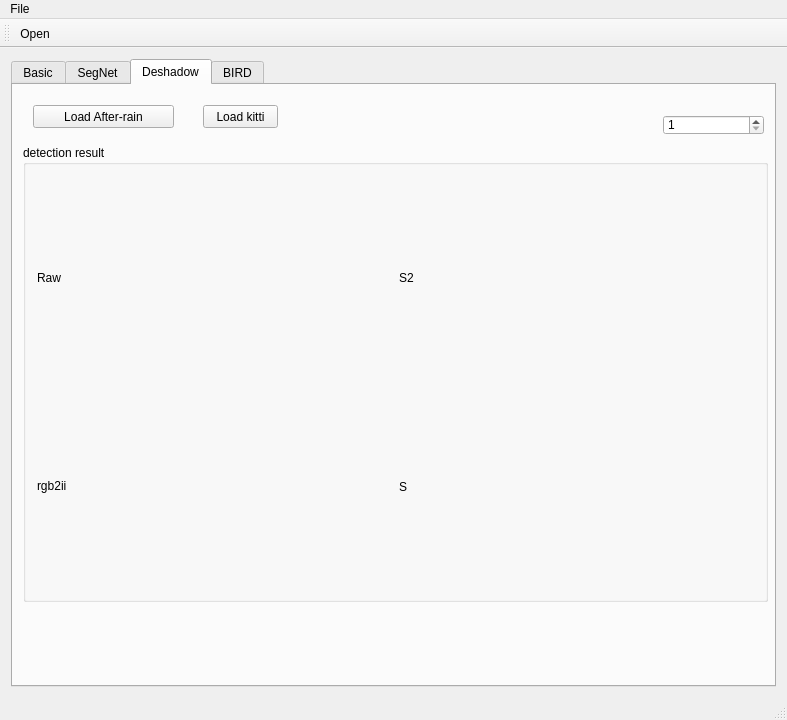
<?xml version="1.0" encoding="UTF-8"?>
<ui version="4.0">
 <class>MainWindow</class>
 <widget class="QMainWindow" name="MainWindow">
  <property name="geometry">
   <rect>
    <x>0</x>
    <y>0</y>
    <width>787</width>
    <height>639</height>
   </rect>
  </property>
  <property name="windowTitle">
   <string>MainWindow</string>
  </property>
  <widget class="QWidget" name="centralWidget">
   <layout class="QGridLayout" name="gridLayout_6">
    <item row="0" column="1">
     <widget class="QTabWidget" name="tabWidget">
      <property name="currentIndex">
       <number>2</number>
      </property>
      <widget class="QWidget" name="tab">
       <attribute name="title">
        <string>Basic</string>
       </attribute>
       <layout class="QGridLayout" name="gridLayout_16">
        <item row="0" column="0">
         <widget class="QGroupBox" name="groupBox_3">
          <property name="sizePolicy">
           <sizepolicy hsizetype="Fixed" vsizetype="Fixed">
            <horstretch>0</horstretch>
            <verstretch>0</verstretch>
           </sizepolicy>
          </property>
          <property name="title">
           <string>Original</string>
          </property>
          <layout class="QGridLayout" name="gridLayout_4">
           <item row="1" column="0">
            <widget class="QLabel" name="label_histogram">
             <property name="sizePolicy">
              <sizepolicy hsizetype="Fixed" vsizetype="Fixed">
               <horstretch>0</horstretch>
               <verstretch>0</verstretch>
              </sizepolicy>
             </property>
             <property name="minimumSize">
              <size>
               <width>100</width>
               <height>100</height>
              </size>
             </property>
             <property name="maximumSize">
              <size>
               <width>100</width>
               <height>100</height>
              </size>
             </property>
             <property name="text">
              <string>Histogram</string>
             </property>
            </widget>
           </item>
           <item row="0" column="0">
            <widget class="QLabel" name="label_img">
             <property name="sizePolicy">
              <sizepolicy hsizetype="Preferred" vsizetype="Preferred">
               <horstretch>0</horstretch>
               <verstretch>0</verstretch>
              </sizepolicy>
             </property>
             <property name="minimumSize">
              <size>
               <width>100</width>
               <height>100</height>
              </size>
             </property>
             <property name="maximumSize">
              <size>
               <width>100</width>
               <height>100</height>
              </size>
             </property>
             <property name="text">
              <string>Image</string>
             </property>
            </widget>
           </item>
           <item row="3" column="0">
            <widget class="QGroupBox" name="groupBox_8">
             <property name="title">
              <string>Image</string>
             </property>
             <layout class="QGridLayout" name="gridLayout_7">
              <item row="1" column="0">
               <widget class="QPushButton" name="pushButton_display">
                <property name="text">
                 <string>Display</string>
                </property>
               </widget>
              </item>
              <item row="0" column="0">
               <widget class="QPushButton" name="pushButton_apply">
                <property name="text">
                 <string>Apply</string>
                </property>
               </widget>
              </item>
              <item row="2" column="0">
               <widget class="QPushButton" name="pushButton_resume">
                <property name="text">
                 <string>Resume</string>
                </property>
               </widget>
              </item>
             </layout>
            </widget>
           </item>
           <item row="8" column="0">
            <widget class="QGroupBox" name="groupBox_7">
             <property name="title">
              <string>Output</string>
             </property>
             <layout class="QFormLayout" name="formLayout_2">
              <item row="0" column="0">
               <widget class="QPushButton" name="pushButton_2inch">
                <property name="text">
                 <string>2-inch</string>
                </property>
               </widget>
              </item>
             </layout>
            </widget>
           </item>
           <item row="9" column="0">
            <widget class="QGroupBox" name="groupBox_ROI">
             <property name="title">
              <string>ROI</string>
             </property>
             <layout class="QGridLayout" name="gridLayout_15">
              <item row="0" column="0">
               <widget class="QRadioButton" name="radioButton_whole">
                <property name="text">
                 <string>Whole</string>
                </property>
                <property name="checked">
                 <bool>true</bool>
                </property>
               </widget>
              </item>
              <item row="1" column="0">
               <widget class="QRadioButton" name="radioButton_downHalf">
                <property name="text">
                 <string>Down half</string>
                </property>
               </widget>
              </item>
              <item row="2" column="0">
               <widget class="QRadioButton" name="radioButton_3">
                <property name="text">
                 <string>DIY</string>
                </property>
               </widget>
              </item>
             </layout>
            </widget>
           </item>
          </layout>
         </widget>
        </item>
        <item row="0" column="1">
         <widget class="QLabel" name="label_imgProc">
          <property name="text">
           <string>ImageProcessed                                           </string>
          </property>
         </widget>
        </item>
        <item row="0" column="2">
         <widget class="QGroupBox" name="groupBox_10">
          <property name="title">
           <string>Process</string>
          </property>
          <layout class="QGridLayout" name="gridLayout_13">
           <item row="0" column="0">
            <widget class="QToolBox" name="toolBox">
             <property name="sizePolicy">
              <sizepolicy hsizetype="Fixed" vsizetype="Preferred">
               <horstretch>0</horstretch>
               <verstretch>0</verstretch>
              </sizepolicy>
             </property>
             <property name="minimumSize">
              <size>
               <width>250</width>
               <height>0</height>
              </size>
             </property>
             <property name="maximumSize">
              <size>
               <width>250</width>
               <height>16777215</height>
              </size>
             </property>
             <property name="currentIndex">
              <number>0</number>
             </property>
             <widget class="QWidget" name="page_3">
              <property name="geometry">
               <rect>
                <x>0</x>
                <y>0</y>
                <width>205</width>
                <height>282</height>
               </rect>
              </property>
              <attribute name="label">
               <string>Basic</string>
              </attribute>
              <layout class="QGridLayout" name="gridLayout_9">
               <item row="0" column="0">
                <widget class="QGroupBox" name="groupBox">
                 <property name="title">
                  <string>Basic</string>
                 </property>
                 <layout class="QGridLayout" name="gridLayout_2">
                  <item row="1" column="1">
                   <widget class="QPushButton" name="pushButton_upsideDown">
                    <property name="text">
                     <string>Upside Down</string>
                    </property>
                   </widget>
                  </item>
                  <item row="2" column="1">
                   <widget class="QPushButton" name="pushButton_reduceColor">
                    <property name="text">
                     <string>Reduce Color</string>
                    </property>
                   </widget>
                  </item>
                  <item row="1" column="0">
                   <widget class="QPushButton" name="pushButton_flip">
                    <property name="text">
                     <string>Flip</string>
                    </property>
                   </widget>
                  </item>
                  <item row="2" column="0">
                   <widget class="QPushButton" name="pushButton_salt">
                    <property name="text">
                     <string>Salt</string>
                    </property>
                   </widget>
                  </item>
                  <item row="0" column="0">
                   <widget class="QPushButton" name="pushButton_gray">
                    <property name="text">
                     <string>Gray</string>
                    </property>
                   </widget>
                  </item>
                 </layout>
                </widget>
               </item>
               <item row="1" column="0">
                <widget class="QGroupBox" name="groupBox_2">
                 <property name="title">
                  <string>For Gray image</string>
                 </property>
                 <layout class="QGridLayout" name="gridLayout">
                  <item row="0" column="0" colspan="2">
                   <widget class="QPushButton" name="pushButton_sharpen">
                    <property name="text">
                     <string>Sharpen</string>
                    </property>
                   </widget>
                  </item>
                  <item row="0" column="2" colspan="2">
                   <widget class="QPushButton" name="pushButton_sharpen2D">
                    <property name="text">
                     <string>Sharpen2D</string>
                    </property>
                   </widget>
                  </item>
                 </layout>
                </widget>
               </item>
               <item row="2" column="0">
                <widget class="QGroupBox" name="groupBox_4">
                 <property name="title">
                  <string>Filtering</string>
                 </property>
                 <layout class="QGridLayout" name="gridLayout_12">
                  <item row="0" column="0">
                   <widget class="QPushButton" name="pushButton_gaussianBlur">
                    <property name="text">
                     <string>Gaussian Blur</string>
                    </property>
                   </widget>
                  </item>
                  <item row="1" column="0">
                   <widget class="QPushButton" name="pushButton_medianBlur">
                    <property name="text">
                     <string>Median Blur</string>
                    </property>
                   </widget>
                  </item>
                  <item row="0" column="1" rowspan="2">
                   <widget class="QPushButton" name="pushButton_blur">
                    <property name="text">
                     <string>Blur</string>
                    </property>
                   </widget>
                  </item>
                 </layout>
                </widget>
               </item>
              </layout>
             </widget>
             <widget class="QWidget" name="page">
              <property name="geometry">
               <rect>
                <x>0</x>
                <y>0</y>
                <width>147</width>
                <height>119</height>
               </rect>
              </property>
              <attribute name="label">
               <string>Histogram</string>
              </attribute>
              <layout class="QGridLayout" name="gridLayout_14">
               <item row="0" column="0">
                <widget class="QLabel" name="label_2">
                 <property name="text">
                  <string>thresh</string>
                 </property>
                </widget>
               </item>
               <item row="0" column="2">
                <widget class="QDoubleSpinBox" name="doubleSpinBox_thresh">
                 <property name="maximum">
                  <double>255.000000000000000</double>
                 </property>
                 <property name="value">
                  <double>128.000000000000000</double>
                 </property>
                </widget>
               </item>
               <item row="1" column="2">
                <widget class="QDoubleSpinBox" name="doubleSpinBox_maxval">
                 <property name="maximum">
                  <double>255.000000000000000</double>
                 </property>
                 <property name="value">
                  <double>255.000000000000000</double>
                 </property>
                </widget>
               </item>
               <item row="1" column="0">
                <widget class="QLabel" name="label_3">
                 <property name="text">
                  <string>maxval</string>
                 </property>
                </widget>
               </item>
               <item row="2" column="2">
                <widget class="QComboBox" name="comboBox_threshType">
                 <item>
                  <property name="text">
                   <string>BINARY</string>
                  </property>
                 </item>
                 <item>
                  <property name="text">
                   <string>BINARY_INV</string>
                  </property>
                 </item>
                 <item>
                  <property name="text">
                   <string>TRUNC</string>
                  </property>
                 </item>
                 <item>
                  <property name="text">
                   <string>TOZERO</string>
                  </property>
                 </item>
                 <item>
                  <property name="text">
                   <string>TOZERO_INV</string>
                  </property>
                 </item>
                </widget>
               </item>
               <item row="2" column="0">
                <widget class="QLabel" name="label_4">
                 <property name="text">
                  <string>type</string>
                 </property>
                </widget>
               </item>
               <item row="3" column="2">
                <widget class="QPushButton" name="pushButton_threshold">
                 <property name="text">
                  <string>Threshold</string>
                 </property>
                </widget>
               </item>
              </layout>
             </widget>
             <widget class="QWidget" name="page_4">
              <property name="geometry">
               <rect>
                <x>0</x>
                <y>0</y>
                <width>190</width>
                <height>241</height>
               </rect>
              </property>
              <attribute name="label">
               <string>Gray2binary</string>
              </attribute>
              <layout class="QGridLayout" name="gridLayout_10">
               <item row="0" column="0">
                <widget class="QGroupBox" name="groupBox_9">
                 <property name="title">
                  <string>SLT</string>
                 </property>
                 <layout class="QGridLayout" name="gridLayout_5">
                  <item row="1" column="0">
                   <widget class="QLabel" name="label">
                    <property name="text">
                     <string>Range</string>
                    </property>
                   </widget>
                  </item>
                  <item row="2" column="1">
                   <widget class="QPushButton" name="pushButton_slt">
                    <property name="text">
                     <string>SLT</string>
                    </property>
                   </widget>
                  </item>
                  <item row="0" column="0">
                   <widget class="QSpinBox" name="spinBox_sltTh">
                    <property name="maximum">
                     <number>255</number>
                    </property>
                    <property name="value">
                     <number>125</number>
                    </property>
                   </widget>
                  </item>
                  <item row="1" column="1">
                   <widget class="QSpinBox" name="spinBox_sltRange">
                    <property name="minimum">
                     <number>1</number>
                    </property>
                    <property name="value">
                     <number>10</number>
                    </property>
                   </widget>
                  </item>
                  <item row="2" column="0">
                   <widget class="QCheckBox" name="checkBox_extendedSlt">
                    <property name="text">
                     <string>Extended</string>
                    </property>
                   </widget>
                  </item>
                 </layout>
                </widget>
               </item>
               <item row="1" column="0">
                <widget class="QGroupBox" name="groupBox_6">
                 <property name="title">
                  <string>Binaryzation</string>
                 </property>
                 <layout class="QGridLayout" name="gridLayout_3">
                  <item row="1" column="1">
                   <widget class="QDoubleSpinBox" name="doubleSpinBox_threshold1">
                    <property name="maximum">
                     <double>1000.000000000000000</double>
                    </property>
                    <property name="value">
                     <double>125.000000000000000</double>
                    </property>
                   </widget>
                  </item>
                  <item row="1" column="2">
                   <widget class="QDoubleSpinBox" name="doubleSpinBox_threshold2">
                    <property name="maximum">
                     <double>1000.000000000000000</double>
                    </property>
                    <property name="value">
                     <double>350.000000000000000</double>
                    </property>
                   </widget>
                  </item>
                  <item row="3" column="1">
                   <widget class="QDoubleSpinBox" name="doubleSpinBox_sobelThreshold">
                    <property name="maximum">
                     <double>1000.000000000000000</double>
                    </property>
                    <property name="value">
                     <double>125.000000000000000</double>
                    </property>
                   </widget>
                  </item>
                  <item row="2" column="2">
                   <widget class="QPushButton" name="pushButton_canny">
                    <property name="text">
                     <string>Canny</string>
                    </property>
                   </widget>
                  </item>
                  <item row="3" column="2">
                   <widget class="QPushButton" name="pushButton_sobel">
                    <property name="text">
                     <string>Sobel</string>
                    </property>
                   </widget>
                  </item>
                 </layout>
                </widget>
               </item>
              </layout>
             </widget>
             <widget class="QWidget" name="page_5">
              <property name="geometry">
               <rect>
                <x>0</x>
                <y>0</y>
                <width>139</width>
                <height>172</height>
               </rect>
              </property>
              <attribute name="label">
               <string>Binary</string>
              </attribute>
              <layout class="QGridLayout" name="gridLayout_11">
               <item row="0" column="0">
                <widget class="QGroupBox" name="groupBox_5">
                 <property name="title">
                  <string>For binary image</string>
                 </property>
                 <layout class="QGridLayout" name="gridLayout_8">
                  <item row="2" column="0">
                   <widget class="QCheckBox" name="checkBox_dirFilter">
                    <property name="text">
                     <string>Dir filter</string>
                    </property>
                   </widget>
                  </item>
                  <item row="3" column="0">
                   <widget class="QSpinBox" name="spinBox_minVote">
                    <property name="maximum">
                     <number>1000</number>
                    </property>
                    <property name="value">
                     <number>80</number>
                    </property>
                   </widget>
                  </item>
                  <item row="1" column="0">
                   <widget class="QCheckBox" name="checkBox_probabilistic">
                    <property name="text">
                     <string>Probabilistic</string>
                    </property>
                   </widget>
                  </item>
                  <item row="5" column="0">
                   <widget class="QPushButton" name="pushButton_fitLine">
                    <property name="text">
                     <string>Fit Line</string>
                    </property>
                   </widget>
                  </item>
                  <item row="4" column="0">
                   <widget class="QPushButton" name="pushButton_findLines">
                    <property name="text">
                     <string>Find Lines</string>
                    </property>
                   </widget>
                  </item>
                 </layout>
                </widget>
               </item>
              </layout>
             </widget>
             <widget class="QWidget" name="page_2">
              <property name="geometry">
               <rect>
                <x>0</x>
                <y>0</y>
                <width>98</width>
                <height>28</height>
               </rect>
              </property>
              <attribute name="label">
               <string>Lane Detection</string>
              </attribute>
              <widget class="QPushButton" name="pushButton_detectLanes">
               <property name="geometry">
                <rect>
                 <x>10</x>
                 <y>10</y>
                 <width>80</width>
                 <height>23</height>
                </rect>
               </property>
               <property name="text">
                <string>Detect Lanes</string>
               </property>
              </widget>
             </widget>
            </widget>
           </item>
          </layout>
         </widget>
        </item>
       </layout>
      </widget>
      <widget class="QWidget" name="tab_2">
       <attribute name="title">
        <string>SegNet</string>
       </attribute>
       <layout class="QGridLayout" name="gridLayout_18">
        <item row="3" column="1" colspan="7">
         <widget class="QGroupBox" name="groupBox_11">
          <property name="title">
           <string>detection result</string>
          </property>
          <layout class="QGridLayout" name="gridLayout_17">
           <item row="0" column="0">
            <widget class="QLabelPlus" name="label_camvid_raw">
             <property name="text">
              <string>Raw</string>
             </property>
            </widget>
           </item>
           <item row="2" column="0">
            <widget class="QLabelPlus" name="label_camvid_legend">
             <property name="text">
              <string>&lt;html&gt;&lt;head/&gt;&lt;body&gt;&lt;p&gt;Legend&lt;/p&gt;&lt;/body&gt;&lt;/html&gt;</string>
             </property>
            </widget>
           </item>
           <item row="2" column="1">
            <widget class="QLabelPlus" name="label_camvid_gt">
             <property name="text">
              <string>GroundTruth</string>
             </property>
            </widget>
           </item>
           <item row="0" column="1">
            <widget class="QLabelPlus" name="label_camvid_res">
             <property name="text">
              <string>SegResult</string>
             </property>
            </widget>
           </item>
          </layout>
         </widget>
        </item>
        <item row="0" column="2">
         <widget class="QPushButton" name="pushButton_loadCamvid">
          <property name="text">
           <string>Load CamVid </string>
          </property>
         </widget>
        </item>
        <item row="0" column="1">
         <widget class="QLabel" name="label_5">
          <property name="text">
           <string>5-SegNet(CamVid)</string>
          </property>
         </widget>
        </item>
        <item row="1" column="7">
         <widget class="QSpinBox" name="spinBox_camvidNo">
          <property name="minimum">
           <number>1</number>
          </property>
          <property name="maximum">
           <number>232</number>
          </property>
         </widget>
        </item>
        <item row="1" column="1">
         <widget class="QLabel" name="label_6">
          <property name="text">
           <string>4-SegNet(KITTI)</string>
          </property>
         </widget>
        </item>
        <item row="1" column="5">
         <widget class="QPushButton" name="pushButton_loadAfterRain">
          <property name="text">
           <string>Load After-rain</string>
          </property>
         </widget>
        </item>
        <item row="1" column="2">
         <widget class="QPushButton" name="pushButton_loadCamvid4">
          <property name="text">
           <string>Load CamVid</string>
          </property>
         </widget>
        </item>
        <item row="1" column="3">
         <widget class="QPushButton" name="pushButton_loadKittiTrain">
          <property name="text">
           <string>Load KITTI</string>
          </property>
         </widget>
        </item>
        <item row="1" column="4">
         <widget class="QPushButton" name="pushButton_loadKittiTest">
          <property name="text">
           <string>Load KITTI-ex</string>
          </property>
         </widget>
        </item>
       </layout>
      </widget>
      <widget class="QWidget" name="tab_4">
       <attribute name="title">
        <string>Deshadow</string>
       </attribute>
       <widget class="QGroupBox" name="groupBox_12">
        <property name="geometry">
         <rect>
          <x>10</x>
          <y>60</y>
          <width>745</width>
          <height>457</height>
         </rect>
        </property>
        <property name="title">
         <string>detection result</string>
        </property>
        <layout class="QGridLayout" name="gridLayout_19">
         <item row="0" column="0">
          <widget class="QLabelPlus" name="label_raw_s2">
           <property name="text">
            <string>Raw</string>
           </property>
          </widget>
         </item>
         <item row="2" column="0">
          <widget class="QLabelPlus" name="label_ii_s2">
           <property name="text">
            <string>&lt;html&gt;&lt;head/&gt;&lt;body&gt;&lt;p&gt;rgb2ii&lt;/p&gt;&lt;/body&gt;&lt;/html&gt;</string>
           </property>
          </widget>
         </item>
         <item row="2" column="1">
          <widget class="QLabelPlus" name="label_s_s2">
           <property name="text">
            <string>S</string>
           </property>
          </widget>
         </item>
         <item row="0" column="1">
          <widget class="QLabelPlus" name="label_s2_s2">
           <property name="text">
            <string>S2</string>
           </property>
          </widget>
         </item>
        </layout>
       </widget>
       <widget class="QSpinBox" name="spinBox_s2_no">
        <property name="geometry">
         <rect>
          <x>650</x>
          <y>30</y>
          <width>101</width>
          <height>20</height>
         </rect>
        </property>
        <property name="minimum">
         <number>1</number>
        </property>
        <property name="maximum">
         <number>232</number>
        </property>
       </widget>
       <widget class="QPushButton" name="pushButton_s2_afterrain">
        <property name="geometry">
         <rect>
          <x>20</x>
          <y>20</y>
          <width>141</width>
          <height>23</height>
         </rect>
        </property>
        <property name="text">
         <string>Load After-rain</string>
        </property>
       </widget>
       <widget class="QPushButton" name="pushButton_s2_kitti">
        <property name="geometry">
         <rect>
          <x>190</x>
          <y>20</y>
          <width>75</width>
          <height>23</height>
         </rect>
        </property>
        <property name="text">
         <string>Load kitti</string>
        </property>
       </widget>
      </widget>
      <widget class="QWidget" name="tab_3">
       <attribute name="title">
        <string>BIRD</string>
       </attribute>
      </widget>
     </widget>
    </item>
   </layout>
  </widget>
  <widget class="QMenuBar" name="menuBar">
   <property name="geometry">
    <rect>
     <x>0</x>
     <y>0</y>
     <width>787</width>
     <height>21</height>
    </rect>
   </property>
   <widget class="QMenu" name="menuFile">
    <property name="title">
     <string>File</string>
    </property>
    <addaction name="action_openFile"/>
    <addaction name="actionSave"/>
   </widget>
   <addaction name="menuFile"/>
  </widget>
  <widget class="QToolBar" name="mainToolBar">
   <attribute name="toolBarArea">
    <enum>TopToolBarArea</enum>
   </attribute>
   <attribute name="toolBarBreak">
    <bool>false</bool>
   </attribute>
   <addaction name="action_openFile"/>
  </widget>
  <widget class="QStatusBar" name="statusBar"/>
  <action name="action_openFile">
   <property name="text">
    <string>Open...</string>
   </property>
  </action>
  <action name="actionSave">
   <property name="text">
    <string>Save</string>
   </property>
  </action>
 </widget>
 <layoutdefault spacing="6" margin="11"/>
 <customwidgets>
  <customwidget>
   <class>QLabelPlus</class>
   <extends>QLabel</extends>
   <header>qlabelplus.h</header>
  </customwidget>
 </customwidgets>
 <resources/>
 <connections/>
</ui>
